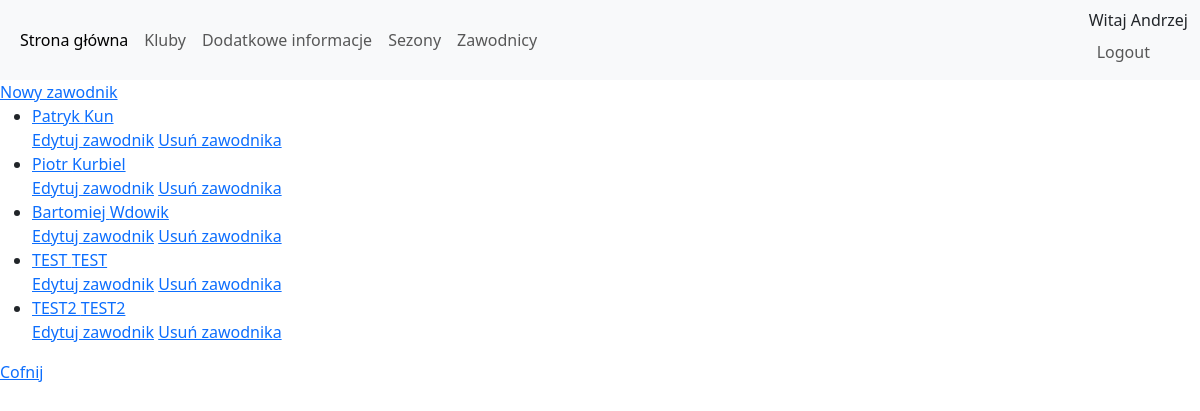
The app's page /kluby/portal/zawodnik_wszystkie/ (signed in) with its own data.
### kluby/models.py (models this page shows, shortened)
class Zawodnik(models.Model):
    imie = models.CharField(max_length=64, blank=False, unique=False)
    nazwisko = models.CharField(max_length=64, blank=False, unique=False)
    wiek = models.PositiveSmallIntegerField(null=True, blank=True)
    kluby = models.ManyToManyField(Klub)

### kluby/views.py (the view)
# urls.py: path('portal/zawodnik_wszystkie/', zawodnik_wszystkie, name='zawodnik_wszystkie'),
def zawodnik_wszystkie(request):
    zawodnik = Zawodnik.objects.all()
    context = {'zawodnicy': zawodnik}
    return render(request, 'zawodnicy/wszystkie.html', context)

### templates/zawodnicy/wszystkie.html (shortened to what this page needs)
{% extends 'main/portal.html' %}
{% block strona %}
<a href="{% url 'zawodnik_nowy' %}">Nowy zawodnik</a>
{% if zawodnicy %}
    <ul>
    {% for zawodnik in zawodnicy %}
        <li><a href="/kluby/portal/zawodnik_szczegoly/{{ zawodnik.id }}/">{{ zawodnik.imie }} {{ zawodnik.nazwisko }}</a></li>
        <a href="/kluby/portal/zawodnik_edytuj/{{ zawodnik.id }}/" >Edytuj zawodnik</a>
        <a href="/kluby/portal/zawodnik_usun/{{ zawodnik.id }}/" >Usuń zawodnika</a>
    {% endfor %}
    </ul>
{% else %}
    <p>Brak zawodników.</p>
{% endif %}
<a href="{% url 'portal' %}">Cofnij</a>
{% endblock %}

### templates/main/portal.html (shortened to what this page needs)
{% extends 'main/glowny.html' %}
{% block nawigacja %}
<nav class="navbar navbar-expand-sm bg-light navbar-light">
  <div class="container-fluid">
    <ul class="navbar-nav">
      <li class="nav-item">
        <a class="nav-link active" href="/kluby/portal/">Strona główna</a>
      </li>
      <li class="nav-item">
        <a class="nav-link" href="/kluby/portal/klub_wszystkie/">Kluby</a>
      </li>
      <li class="nav-item">
        <a class="nav-link" href="/kluby/portal/extra_wszystkie/">Dodatkowe informacje</a>
      </li>
      <li class="nav-item">
        <a class="nav-link" href="/kluby/portal/sezon_wszystkie/">Sezony</a>
      </li>
       <li class="nav-item">
        <a class="nav-link" href="/kluby/portal/zawodnik_wszystkie/">Zawodnicy</a>
      </li>
    </ul>
    <ul class="nav navbar-nav navbar-right">
      {% if user.is_authenticated %}
      <li class="nav-item">
      <span>
      Witaj {{ user.username }}
      </span>
      <a class="nav-link" href="{% url 'logout' %}">Logout</a>
      </li>
      {% else %}
      <li class="nav-item">
      <a  class="nav-link" href="{% url 'login' %}">Login</a>
      </li>
      {% endif %}
    </ul>
  </div>
</nav>
{% endblock %}

### records on screen
Zawodnik: imie "Patryk", nazwisko "Kun"
Zawodnik: imie "Piotr", nazwisko "Kurbiel"
Zawodnik: imie "Bartomiej", nazwisko "Wdowik"
Zawodnik: imie "TEST", nazwisko "TEST"
Zawodnik: imie "TEST2", nazwisko "TEST2"

### other values on screen
{{ user.username }} "Andrzej"
